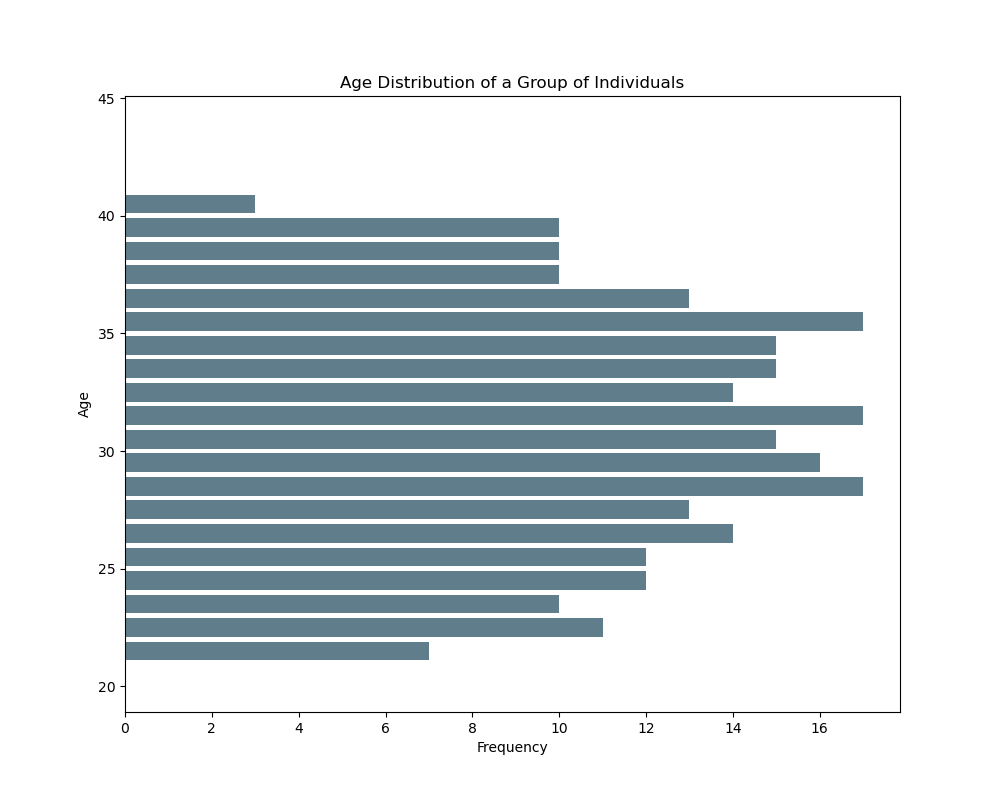

Generate this figure with Python:

import matplotlib.pyplot as plt

# Data points for the Ages of 300 individuals
ages = [
    23, 29, 31, 22, 24, 27, 33, 35, 22, 21, 30, 27, 38, 24, 26, 25, 32, 29, 28,
    34, 34, 36, 35, 31, 21, 23, 24, 25, 27, 30, 32, 33, 35, 37, 39, 22, 28, 26,
    23, 25, 35, 34, 33, 31, 29, 38, 36, 28, 32, 34, 35, 37, 24, 36, 25, 33, 22,
    28, 30, 31, 29, 37, 26, 21, 39, 40, 23, 24, 28, 32, 36, 35, 33, 29, 27, 25,
    31, 39, 23, 22, 26, 35, 34, 31, 28, 29, 30, 27, 22, 26, 39, 38, 37, 25, 24,
    23, 33, 31, 28, 29, 27, 26, 34, 32, 30, 35, 33, 31, 39, 37, 25, 22, 21, 28,
    29, 30, 27, 26, 34, 32, 31, 35, 36, 39, 38, 22, 24, 26, 28, 29, 31, 33, 35,
    37, 39, 25, 27, 30, 32, 34, 36, 38, 21, 23, 28, 30, 32, 34, 36, 22, 24, 26,
    27, 29, 31, 33, 35, 21, 23, 25, 28, 30, 32, 34, 36, 29, 31, 33, 35, 24, 26,
    28, 30, 21, 23, 25, 27, 29, 31, 33, 35, 38, 40, 24, 26, 28, 30, 32, 34, 36,
    38, 27, 29, 31, 33, 35, 37, 39, 22, 24, 26, 28, 30, 32, 34, 36, 29, 31, 33,
    35, 37, 39, 28, 30, 32, 34, 36, 38, 23, 25, 27, 29, 31, 33, 35, 37, 26, 28,
    30, 32, 34, 36, 38, 40, 22, 24, 26, 28, 30, 32, 34, 36, 38, 25, 27, 29, 31,
    33, 35, 37, 39
]

# Creating histogram
plt.figure(figsize=(10, 8)) # Changing width and height of the chart
plt.hist(ages, bins=range(20, 45, 1), orientation='horizontal', color='#607D8B', rwidth=0.8) # Modifying color, bins and orientation

plt.title('Age Distribution of a Group of Individuals') # Changing the topic/headline
plt.xlabel('Frequency') # Flipping the axis labels due to change in orientation
plt.ylabel('Age')

# Display the histogram
plt.show()
